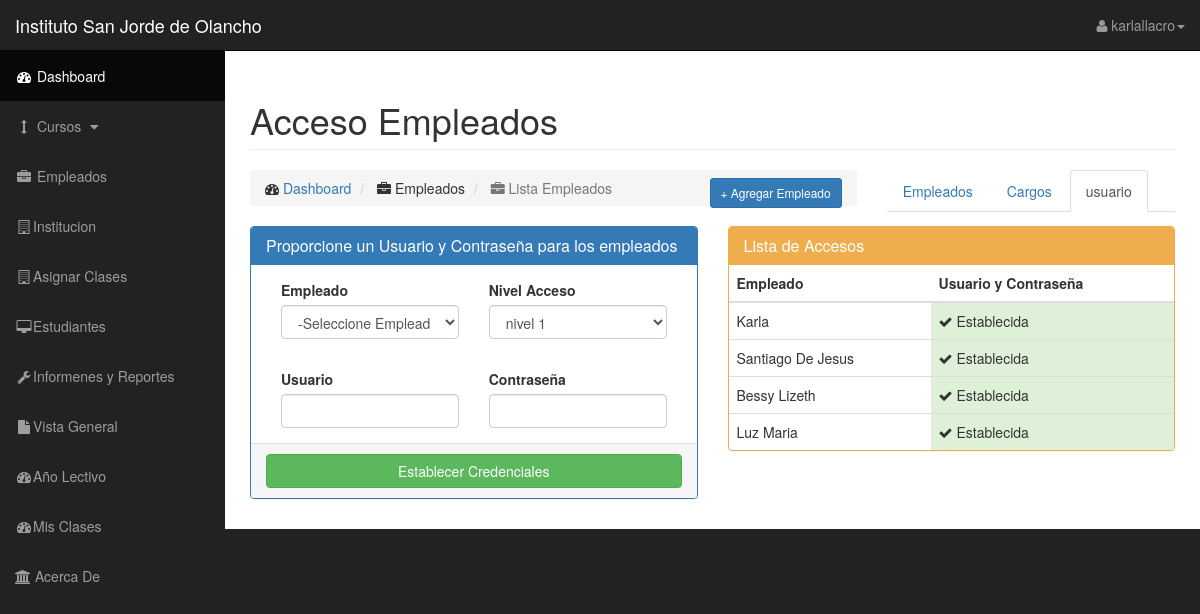
Page /accesos.php (signed in) on the earlier database version.
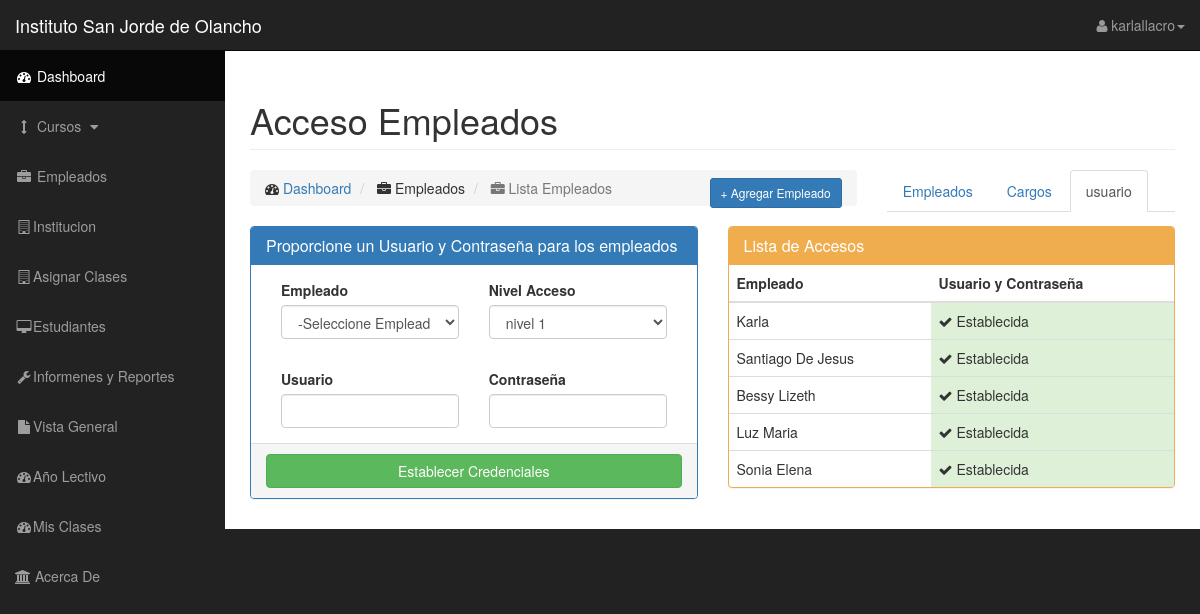
Same page on the later database version.
### tables this page shows
CREATE TABLE `empleados` (
  `idEmpleado` int(11) NOT NULL,
  `nombreEmpleado` varchar(50) NOT NULL,
  `apellidoEmpleado` varchar(50) NOT NULL,
  `identidad` int(11) NOT NULL,
  `correo` varchar(50) NOT NULL,
  `fechaNacimiento` date NOT NULL,
  `genero` text NOT NULL,
  `imprema` varchar(50) NOT NULL,
  `idCargo` int(11) NOT NULL,
  `direccion` text NOT NULL,
  `fechaIniLabor` date NOT NULL,
  `celular` varchar(50) NOT NULL,
  `tituloMedia` varchar(50) NOT NULL,
  `tituloUniversitario` varchar(50) NOT NULL
);

### class/conexionbd.php (called while the page is built, shortened)
<?php
class conexionBD{
	public function __construct(){
        $this->bd= new mysqli(HOST,USER,PASS,BD);
	}
}
 ?>

### class/funciones.php (called while the page is built, shortened)
<?php
require_once "conexionbd.php";
class funcionesBD extends conexionBD{
	 public function passEstablecida($idEmpleado){
		 $sql = "SELECT * FROM usuario WHERE idEmpleado = '$idEmpleado'";
		 $resp = $this->bd->query($sql);
		 return  mysqli_num_rows($resp);
	 }
	 public function obtenerNivelAccesos(){
		 $sql = "SELECT * FROM nivelacceso";
		 return $this->bd->query($sql);
	 }
	public function obtenerEmpleados(){
		$sql="SELECT idEmpleado,nombreEmpleado,apellidoEmpleado,identidad,correo,fechaNacimiento,genero,imprema,empleados.idCargo AS empleadoIdCargo,nombreCargo,direccion,empleados.fechaIniLabor,celular,tituloMedia,tituloUniversitario FROM empleados INNER JOIN cargos ON empleados.idCargo = cargos.idCargo";
		return $this->bd->query($sql);
	}
}
 ?>

### accesos.php (the view, shortened to what this page needs)
<?php
include 'class/funciones.php';
if (isset($_SESSION["ses_id"])) {
  $obj=new funcionesBD();
}else{
  echo '<script>
  alert("Tienes que loguearte");
  window.location= "index.php";
  </script>';
};
$nivelAccesos = $obj->obtenerNivelAccesos();
$empleados2 = $obj->obtenerEmpleados();
?>
<?php include_once('layouts/header.php'); ?>
<h1 class="page-header">
    Acceso Empleados
</h1>
<div class="row">
    <div class="col-md-8">
        <ol class="breadcrumb">
            <li>
                <i class="fa fa-dashboard"></i>  <a href="index.php">Dashboard</a>
            </li>
            <li>
                <i class="fa fa-briefcase" aria-hidden="true"></i> Empleados
            </li>
            <li class="active">
                <i class="fa fa-briefcase" aria-hidden="true"></i> Lista Empleados
            </li>
            <a href="insertarEmpleado.php" class="btn btn-primary btn-sm pull-right">+ Agregar Empleado</a>
        </ol>
    </div>
    <div class="col-md-4">
      <ul class="nav nav-tabs">
        <li role="presentation" ><a href="modificarEmpleados.php">Empleados</a></li>
        <li role="presentation"><a href="modificarCargos.php">Cargos</a></li>
        <li role="presentation"  class="active" ><a href="registrarUsuarios.php">usuario</a></li>
      </ul>
    </div>
</div>
<form action="" method="post">
  <div class="row">
    <div class="col-md-6">
      <div class="panel panel-primary">
        <div class="panel-heading">
          <h1 class="panel-title">Proporcione un Usuario y Contraseña para los empleados</h1>
        </div>
    <div class="panel-body">
      <div class="col-md-6">
        <label>Empleado</label>
        <select class="form-control" name="idEmpleado">
          <option value="" selected disabled>-Seleccione Empleado-</option>
        </select>
      </div>
      <div class="col-md-6">
        <label>Nivel Acceso</label>
        <select class="form-control" name="idNivelAcceso">
          <?php while ($row3 = mysqli_fetch_assoc($nivelAccesos)) { ?>
            <option value="<?php echo $row3['idNivelAcceso'] ?>" title="<?php echo $row3['descripcion'] ?>"><?php echo $row3['nombreNivel'] ?></option>
          <?php } ?>
        </select>
      </div>
    </div>
    <div class="panel-body">
      <div class="col-md-6">
        <label>Usuario</label>
        <input type="text" name="nombre" class="form-control">
      </div>
      <div class="col-md-6">
        <label>Contraseña</label>
        <input type="password" name="pass" class="form-control">
      </div>
    </div>
    <div class="panel-footer">
      <button type="submit" class="btn btn-success btn-block" name="guardar">Establecer Credenciales</button>
    </div>
  </div>
  </div>
<div class="col-md-6">
  <div class="panel panel-yellow">
    <div class="panel-heading">
      <h1 class="panel-title">Lista de Accesos</h1>
    </div>
    <table class="table">
      <thead>
        <tr>
          <th>Empleado</th>
          <th>Usuario y Contraseña</th>
        </tr>
      </thead>
      <tbody>
        <?php while ($row = mysqli_fetch_assoc($empleados2)) { ?>
          <tr>
            <td><?php echo $row['nombreEmpleado'] ?></td>
            <?php
                $aux = $obj->passEstablecida($row['idEmpleado']);
                if ($aux > 0) {
                  echo "<td class='success'><i class='fa fa-check' aria-hidden='true'></i> Establecida";
                }else {
                  echo "<td class='danger'><i class='fa fa-times' aria-hidden='true'></i> No Establecida";
                }
             ?></td>
          </tr>
        <?php } ?>
      </tbody>
    </table>
  </div>
</div>
</div>
</form>
   <?php include_once('layouts/footer.php'); ?>

Differences in the rows shown:
added empleados: nombreEmpleado "Sonia Elena"
